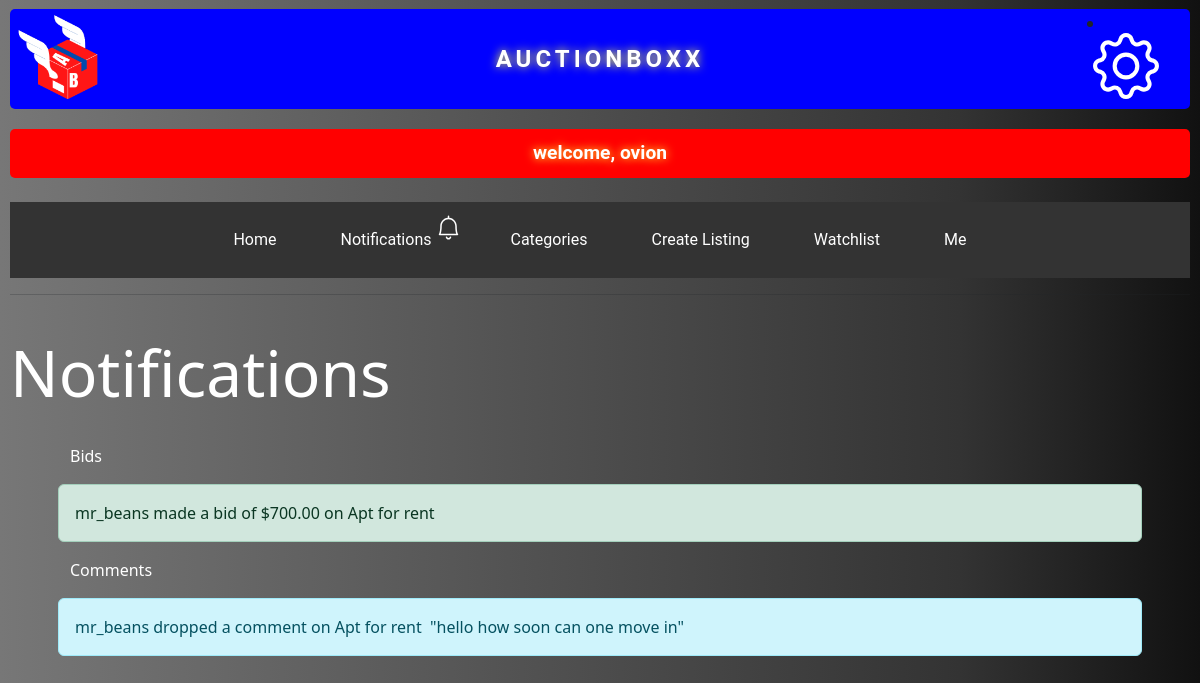
The page /notifications (signed in) on the database as committed earlier.
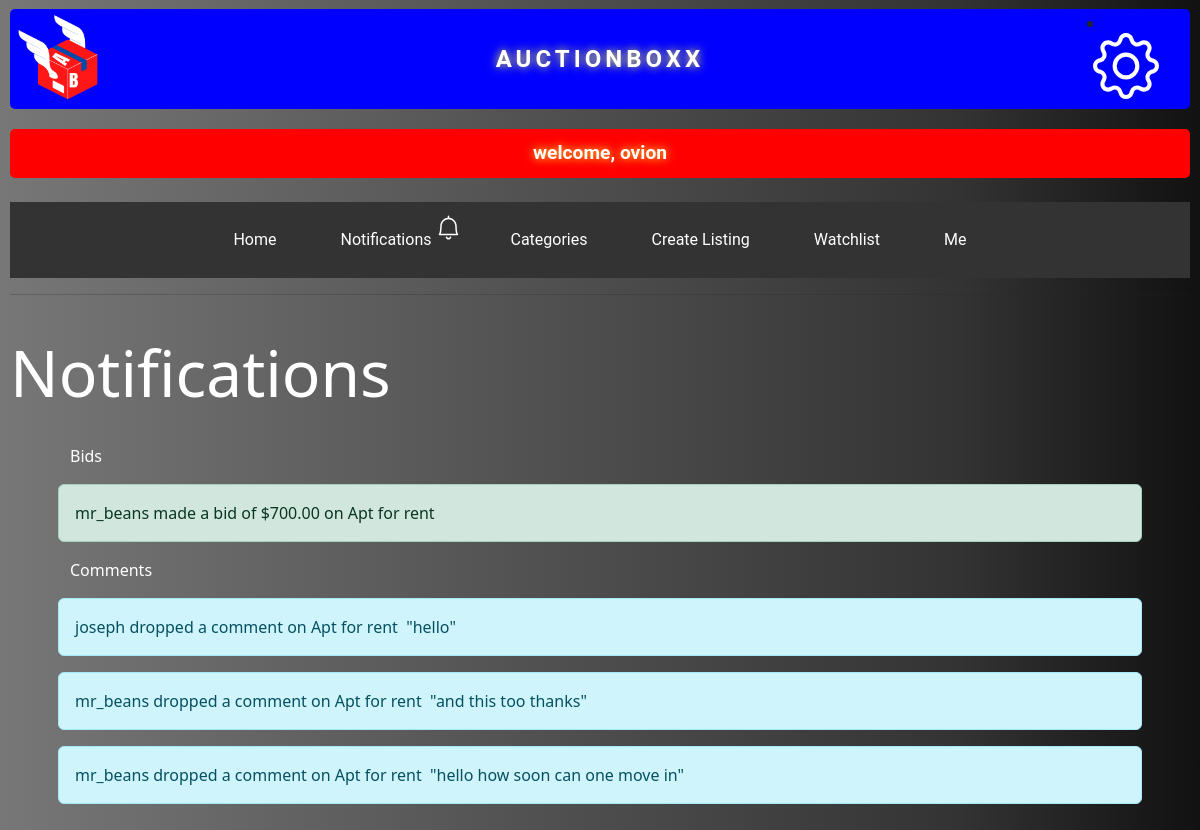
The same page on the database as committed later.
### auctions/models.py (models this page shows, shortened)
class Bid(models.Model):
    bid = models.DecimalField(max_digits=10, decimal_places=2)
    bidder = models.ForeignKey(User, on_delete=models.CASCADE, blank=True, related_name="bidder", default=None)
    auction_listing = models.ForeignKey(AuctionListing, on_delete=models.CASCADE, blank=True, related_name="listing", default=None)
    def __str__(self):
        return f" {self.bidder} made a bid of ${self.bid} on {self.auction_listing} "

class User(AbstractUser):
    pass

class AuctionListing(models.Model):
    title = models.CharField(max_length=100)
    description = models.TextField()
    imageUrl = models.CharField(max_length=1000)
    startingBid = models.DecimalField(max_digits=10, decimal_places=2)
    isActive= models.BooleanField(default=True)
    category= models.ForeignKey(Category, on_delete=models.CASCADE, blank=True, related_name="category")
    watchlist = models.ManyToManyField(User, blank = True, related_name= "watchlist" )
    seller_id = models.ForeignKey(User, on_delete=models.CASCADE, blank=False, null=False, related_name="seller")
    created = models.DateTimeField(default = timezone.now)
    def __str__(self):
        return self.title
    def created(self):
        return self.created

class Comment(models.Model):
    author = models.ForeignKey(User, on_delete=models.CASCADE, blank=True, related_name="author", default=None)
    auction_listing = models.ForeignKey(AuctionListing, on_delete=models.CASCADE, blank=True, related_name="auction_listing")
    comment = models.TextField(max_length=200 , default=None)
    created = models.DateTimeField(default = datetime.datetime.now)
    def __str__(self):
        return f"{self.author} dropped a comment on {self.auction_listing} "

### auctions/views.py (the view)
# urls.py: path("notifications", views.notifications, name='notifications'),
def notifications(request):
    user = request.user
    listings = AuctionListing.objects.filter(seller_id = user)
    for listing in listings:
        seller = listing.seller_id
        all_comments = Comment.objects.filter(auction_listing = listing )
        all_bids = Bid.objects.filter(auction_listing = listing)
    return render(request, 'auctions/notifications.html', {'all_comments': all_comments,'all_bids': all_bids, 'seller': seller})

### auctions/templates/auctions/notifications.html (shortened to what this page needs)
 {% extends "auctions/layout.html" %}
{% block body %}
<br>
<h2 class="" style="color: white; justify-content: left; text-align: left; font-size: 4rem;">Notifications</h2><br>
<div class="row mx-5" >
{%if seller == user%}
<br>
<p style = "color: white;">Bids</p>
{%for bids in all_bids reversed%}
    <div class="alert alert-success" role="alert">{{ bids }}</div><br>
{%endfor%}
<br><br>
  <p style = "color: white;">Comments</p>
  {%for comments in all_comments reversed%}
      <div class="alert alert-info" role="alert">{{ comments }} &nbsp;"{{comments.comment}}"</div><br>
  {%endfor%}
{%endif%}
</div>
{% endblock %}

### auctions/templates/auctions/layout.html (shortened to what this page needs)
{% load static %}
<!DOCTYPE html>
<html lang="en">
    <head>
        <link rel="stylesheet" href="https://stackpath.bootstrapcdn.com/bootstrap/4.3.1/css/bootstrap.min.css">
        <link rel="stylesheet" href="https://stackpath.bootstrapcdn.com/bootstrap/4.4.1/css/bootstrap.min.css">
        <link href="{% static 'auctions/styles.css' %}" rel="stylesheet">
        <link href="https://cdn.jsdelivr.net/npm/bootstrap@5.3.0-alpha1/dist/css/bootstrap.min.css" rel="stylesheet">
    </head>
  <body>
{% if user.is_authenticated %}
        <div class="body">
          <div class="logo">
            <a style="margin-left: -32px; margin-top: -15px; margin-bottom: -31px; background-color: transparent;" href="{%url 'index'%}"><img src="{% static 'auctions/logo.png' %}" alt="logo"></a>
            <li>
                <a class="nav-link" href="{% url 'settings' %}" style = "margin-right: 25px; margin-top: -6px;">
                </a>
            </li>
          </div>
          <h1>
              <div style="color: white; font-family: 'Roboto', sans-serif; font-size: 0.6em; font-weight: bold; text-align: center; padding: 20px; background-color: blue; border-radius: 5px; text-shadow: 0 0 10px #ff3; ">auctionboxx</div>
          </h1>
          <div style="color: white; font-family: 'Roboto', sans-serif; font-size: 1.2em; font-weight: bold; text-align: center; padding: 10px; background-color: red; border-radius: 5px; text-shadow: 0 0 10px #ff3; animation: marquee 5s linear infinite;"> welcome, {{ user.username }}</div>
          <br>
          <ul class="nav">
            <li class="nav-item">
                <a class="nav-link" href="{% url 'index' %}">Home</a>
            </li>
            <li class="nav-item">
                <a class="nav-link" href="{% url 'notifications' %}">Notifications</a>
            </li>
                  <li class="nav-item">
                      <a class="nav-link" href="{% url 'categories' %}">Categories</a>
                  </li>
                  <li class="nav-item">
                      <a class="nav-link" href="{% url 'create_listing' %}">Create Listing</a>
                  </li>
                  <li class="nav-item">
                      <a class="nav-link" href="{% url 'watchlist' %}">Watchlist</a>
                  </li>
                  <li class="nav-item">
                      <a class="nav-link" href="{% url 'me' %}">Me</a>
                  </li>
              {% endif %}
          </ul>
          <hr>
        </div>
        {% block body %}
        {% endblock %}
    </body>
</html>

Rows that differ between the two databases and show on the page:
added Comment: author+auction_listing "joseph dropped a comment on Apt for rent", comment "hello"
added Comment: author+auction_listing "mr_beans dropped a comment on Apt for rent", comment "and this too thanks"
